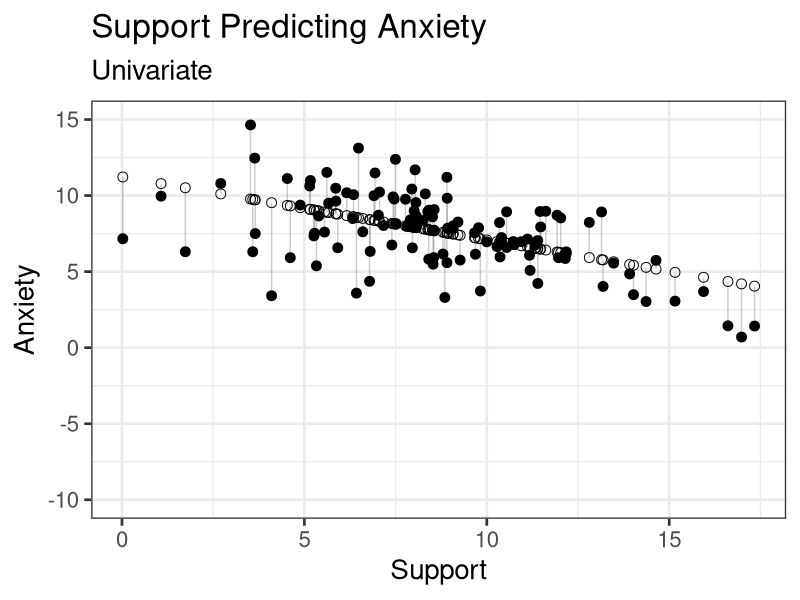
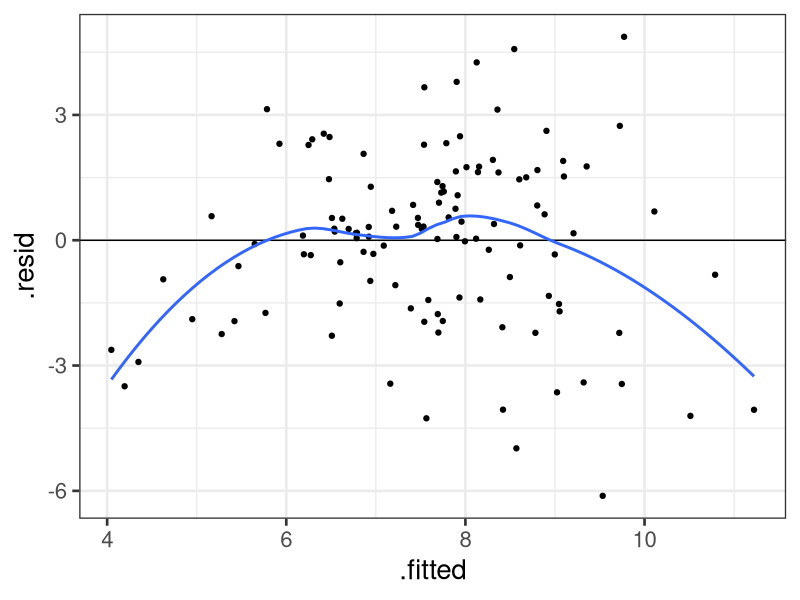
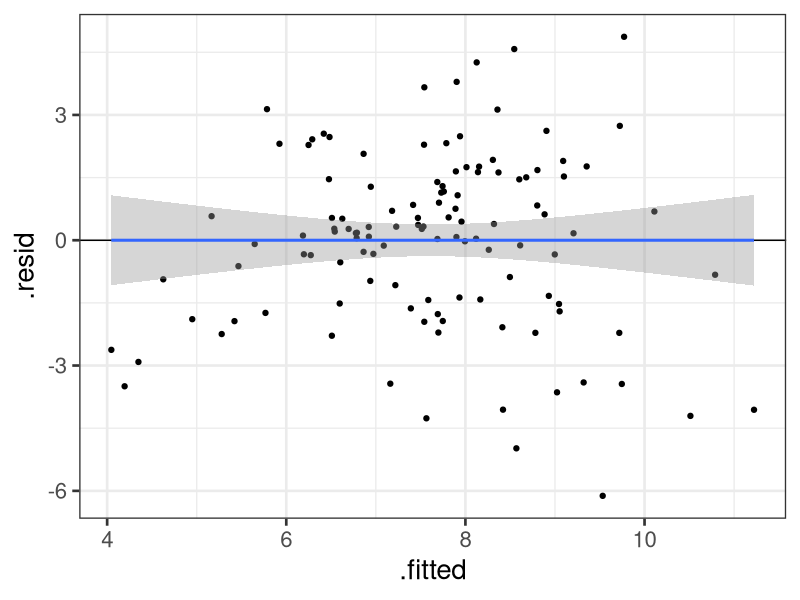
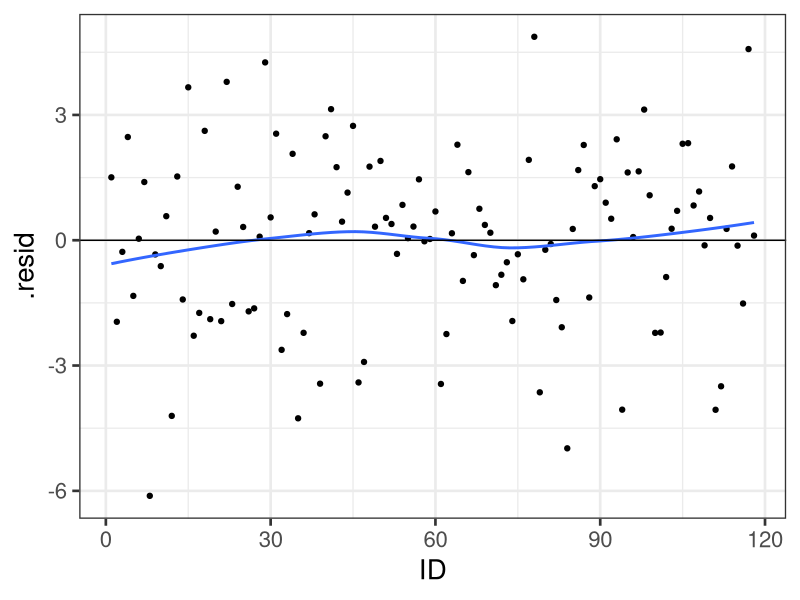
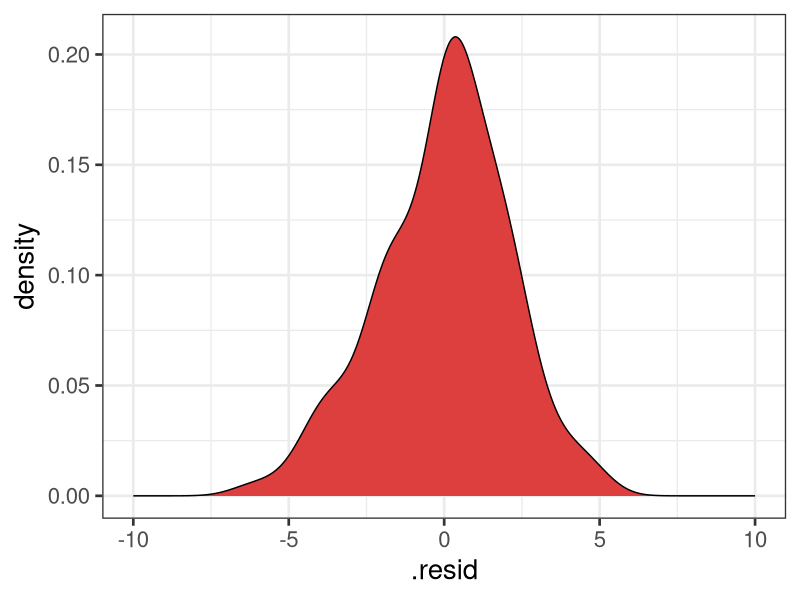
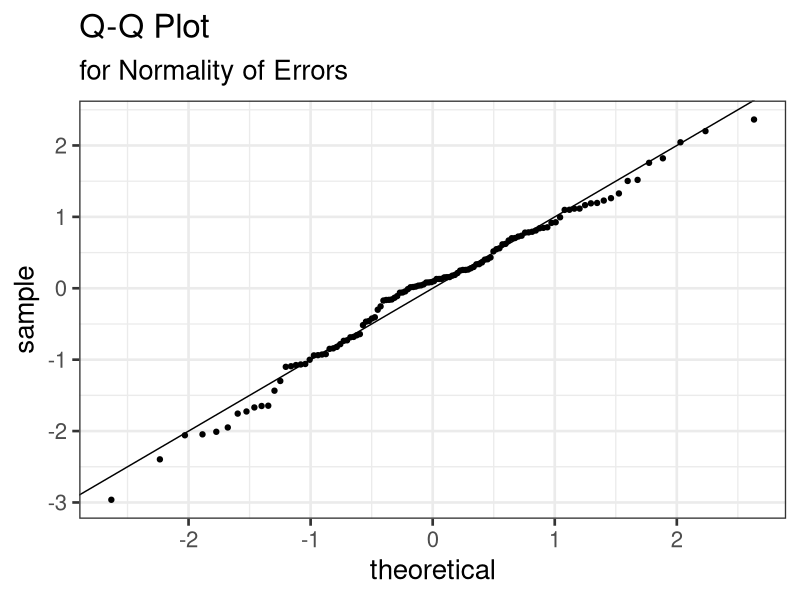

The R source for these figures, in order: (Note: this script raises an error after producing the figures.)
## ---- chunk 1
library(here)
## ---- chunk 2
#| code-fold: true
a_data <- read.csv(here("anxiety.csv"))
library(broom)
model.1 <- lm(Anxiety ~ Support, a_data)
aug_1<- augment(model.1)
aug_1
## ---- chunk 3
#| code-fold: true
library(ggplot2)
ggplot(aug_1, aes(x = Support, y = Anxiety)) +
  #geom_smooth(method = "lm", se = FALSE, color = "lightgrey") +  # Plot regression slope
  geom_segment(aes(xend = Support, yend = .fitted), alpha = .2) +  # alpha to fade lines
  geom_point(size = 3) +
  geom_point(aes(y = .fitted), shape = 1, size = 3) +
  scale_y_continuous(limits = c(-10, 15)) +
  labs(title = "Support Predicting Anxiety",
       subtitle = "Univariate") + 
  theme_bw(base_size = 20)
## ---- chunk 4
library(ggplot2)
ggplot(data = aug_1, aes(x=.fitted, y=.resid)) + 
  geom_hline(yintercept = 0) +
  geom_point() + geom_smooth(method = "loess", se = FALSE) + 
  theme_bw(base_size = 20)
## ---- chunk 5
#| code-fold: true
library(car)
model.2 <- lm(Anxiety ~ Support + Stress, a_data)
vif(model.2)
## ---- chunk 6
#| code-fold: true
ggplot(data = aug_1, aes(x=.fitted, y=.resid)) + 
  geom_point() +
  geom_hline(yintercept = 0) +
  theme_bw(base_size = 20) +
  geom_smooth(method = "lm")
## ---- chunk 7
#| code-fold: true
aug_1$ID <- c(1:118)
ggplot(data = aug_1, 
       aes(x=ID, y = .resid)) + 
  geom_point() +  
  geom_smooth(se = F) +
  geom_hline(yintercept = 0) +
  theme_bw(base_size = 20)

## ---- chunk 8
#| code-fold: true
ggplot(data = aug_1, aes(x= .resid)) + 
  geom_density(fill = "#DD3E3E") +   
  xlim(-10, 10) +
  theme_bw(base_size = 20)
## ---- chunk 9
#| code-fold: true
ggplot(model.1) +
  stat_qq(aes(sample = .stdresid)) +
  geom_abline() +
  labs(title = "Q-Q Plot",
       subtitle = "for Normality of Errors") +
  theme_bw(base_size = 20)
## ---- chunk 10
#| code-fold: true
library(car)
qqPlot(model.1)
## ---- chunk 11
library(tidyverse)
library(here)
a_data <- read.csv(here("anxiety.csv"))
library(broom)
## ---- chunk 12
model.1 <- lm(Anxiety ~ Support, a_data)
aug_1<- augment(model.1)
model.2 <- lm(Anxiety ~ Support + Stress, a_data)
aug_2<- augment(model.2)
## ---- chunk 13
#| code-fold: true
library(car)
leveragePlots(model.2)
## ---- chunk 14
#| code-fold: true
m = colMeans(a_data[c("Stress", "Support")], na.rm = T)
cov = cov(a_data[c("Stress", "Support")])
MD = mahalanobis(x = a_data[,c("Stress", "Support")], center = m, cov = cov)

cutoff <- qchisq(p = 0.95 , df = ncol(a_data))
cutoff

## Display observation whose distance greater than cutoff value
a_data[MD > cutoff ,]
## ---- chunk 15
#| code-fold: true
data.frame(x = 1:length(MD), MD = MD) %>%
  ggplot(aes(x = x, y = MD)) +
  geom_point() +
  geom_segment(aes(xend = x, yend = 0)) +
  scale_x_continuous("ID")+
  ylim(c(0, 12)) +
  theme_bw(base_size = 20)
## ---- chunk 16
#| code-fold: true
aug_1$ID = 1:nrow(aug_1)
ggplot(aug_1, aes(x = ID, y = .cooksd)) +
geom_point() +
geom_text(aes(label = rownames(aug_1)), vjust = -1) +
  theme_bw(base_size = 20)
## ---- chunk 17
head(dffits(model.2))
head(dfbeta(model.2))
## ---- chunk 18
aug_2$ID = 1:nrow(aug_2)
aug_2$dfbetastress <- dfbeta(model.2)[,"Stress"]

ggplot(data = aug_2, aes(x = ID, y = dfbetastress)) + geom_point() +
geom_text(aes(label = rownames(aug_2), vjust = -1)) + cowplot::theme_cowplot(font_size = 20)
